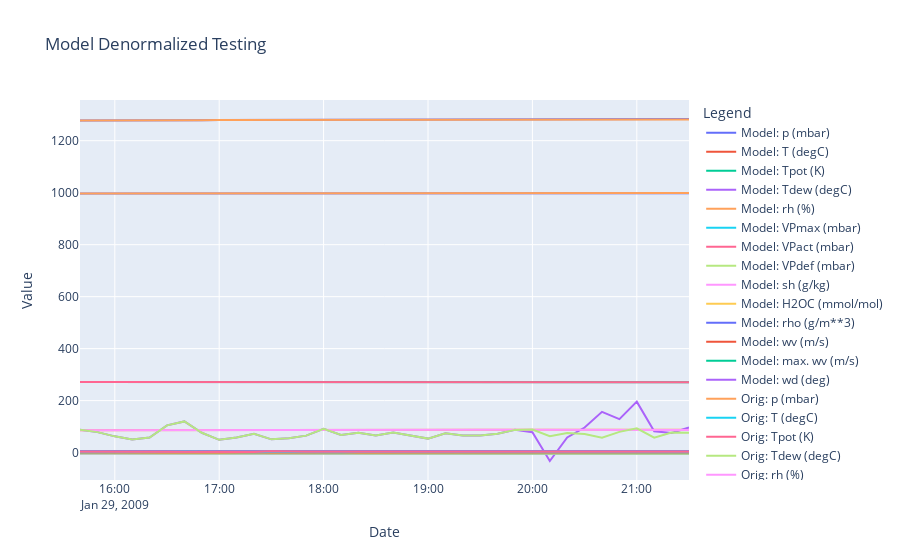

Notebook source saved alongside this figure:
### Markdown cell above
# Denormalization Checks

### Code cell
# We should be able to take any slice of the coilnormed timeseries and reproduce
start_index = 4125
length = 36
end_index = start_index + length
df_test_slice = df_test.iloc[start_index:end_index,:]
coilnormed_df_test_slice = coilnormer.normalize(df_test_slice, fit_change=False)
initial_value_slice = df_test.iloc[start_index,:]

# Generate and segment the time series
series = coilnormed_df_test_slice.values

series_x = series[:-1,]

# Convert to tensors
segments_tensor_x = torch.tensor(series_x, dtype=torch.float).unsqueeze(0)

# Prepare inputs and targets
X = segments_tensor_x.to("cuda")


states = []
# Select the batch we want to make predictions for
batch = 0

# After what step do we want the coil to start making its own predictions?
prediction_step = 24

# Grab starting state tensor
state_tensor = X[:,0,:]

# How many steps do we want to run the coil overall?
max_steps = length - 1

states.append(state_tensor[batch,:])
batch_size = X.shape[0]
transition_tensor = torch.softmax(torch.zeros(batch_size, n_features, n_features), dim = 1).to("cuda")
for step_state in range(1,max_steps):
    state_tensor, transition_tensor = model.step_coil(state_tensor, transition_tensor)
    if step_state <= prediction_step:
        state_tensor = X[:,step_state,:]
    states.append(state_tensor[batch,:])
    
# Move state dynamics to CPU
data = [row.to('cpu').detach().numpy() for row in states]

for index, dat_in in enumerate(data):
    coilnormed_df_test_slice.iloc[index,:] = dat_in
    
denormed_slice = coilnormer.denormalize(coilnormed_df_test_slice,initial_value_slice)


# Sample data creation
df1 = denormed_slice
df2 = df_test_slice

# Plotting
fig = go.Figure()

# Add traces for the first dataframe
for column in df1.columns:
    fig.add_trace(go.Scatter(x=df2.index, y=df1[column], mode='lines', name=f'Model: {column}'))

# Add traces for the second dataframe
for column in df2.columns:
    fig.add_trace(go.Scatter(x=df2.index, y=df2[column], mode='lines', name=f'Orig: {column}'))

# Update layout
fig.update_layout(title='Model Denormalized Testing',
                  xaxis_title='Date',
                  yaxis_title='Value',
                  legend_title='Legend',
                  hovermode='x unified')

# Show the plot
fig.show()
